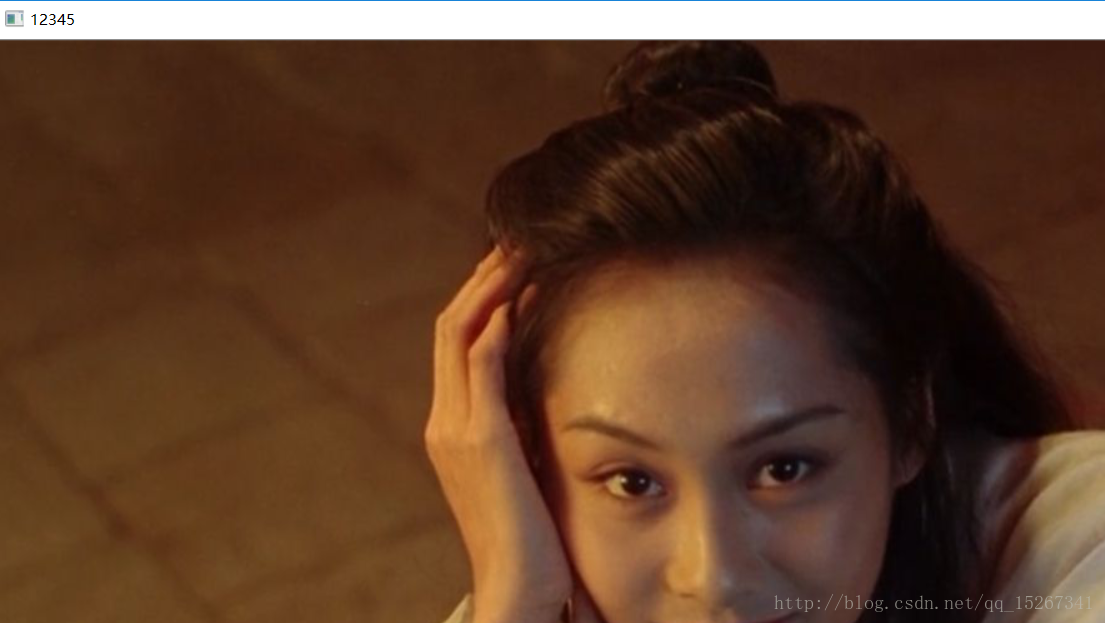
//> input picture assignment1/openvideo/test.jpg, 1105 x 623 px
$ ./proportion_thresh_test   (built with g++ and OpenCV 4)
//> lines starting //> are read from the running program, lines starting //| are printed output that depends on the picture; after the words box and inside, x2 and y2 are one past the last pixel; in counts of white or black regions, pixels touching at a corner belong together
#include <opencv2/opencv.hpp>
#include <algorithm>

void proportion_thresh(const cv::Mat &in, cv::Mat &out, double max_val, double proportion) {
    std::vector<uchar> data;
    data.reserve(in.size().area());

    const std::size_t iter_rows = in.isContinuous() ? 1 : in.rows;
    const std::size_t iter_cols = in.rows * in.cols / iter_rows * in.channels();
    for (int i = 0; i < iter_rows; ++i) {
        const auto rowPtr = in.ptr<uchar>(i);
        for (int j = 0; j < iter_cols; ++j) {
            data.push_back(rowPtr[i * iter_cols + j]);
        }
    }

    std::sort(data.begin(), data.end(), [](uchar lhs, uchar rhs) {
        return lhs > rhs;
    });

    threshold(in, out, data[static_cast<std::size_t>(in.size().area() * proportion)],
              max_val, cv::THRESH_BINARY);
}

int main() {
    auto mat = cv::imread("../test.jpg", cv::IMREAD_GRAYSCALE);
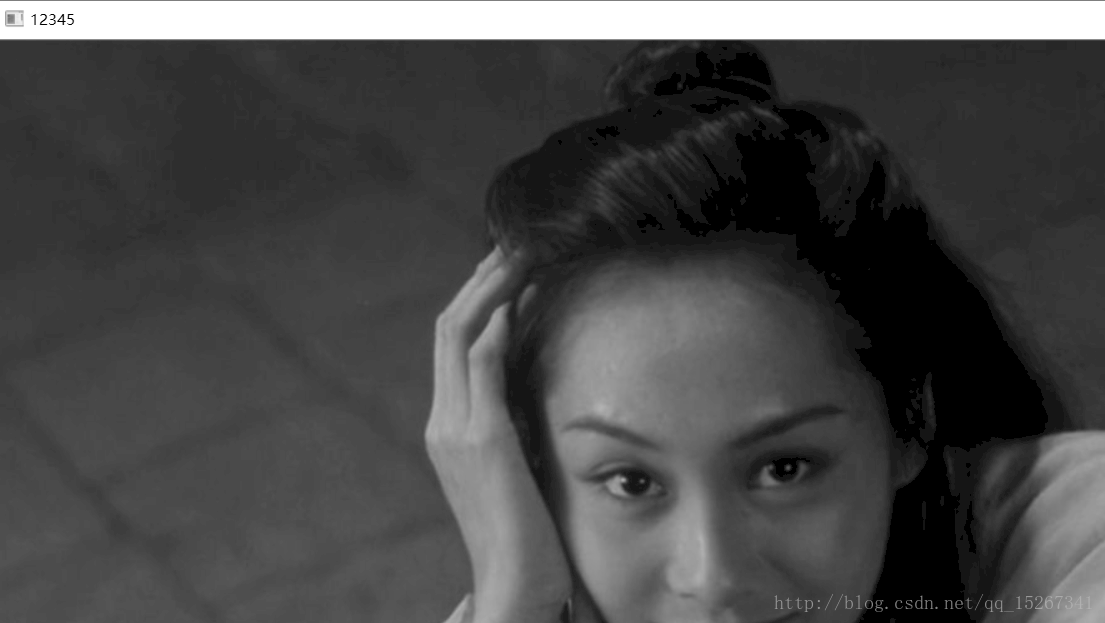
//> mat: 623 rows x 1105 cols, CV_8UC1; min 0, max 255, mean 72.7
    cv::resize(mat, mat, {300, 300});
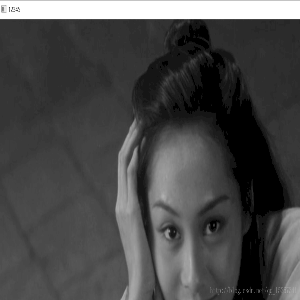
//> mat: 300 rows x 300 cols, CV_8UC1; min 0, max 255, mean 72.7

    proportion_thresh(mat, mat, 255, 0.8);
//> after the loop in proportion_thresh, `for (int i = 0; i < iter_rows; ++i)`: data = 90000 items
//> in proportion_thresh, `threshold(in, out, data[static_cast<std::size_t>(in.size().area() * pr..`:
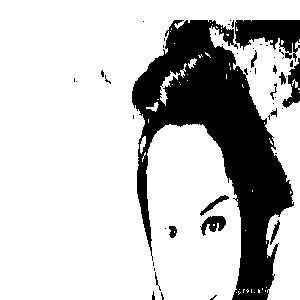
//> in: 300 rows x 300 cols, CV_8UC1; 77% white; 48 black regions (35 under 20 px), largest, box (x1, y1, x2, y2) and area: (132, 20, 294, 300) 17765, (235, 20, 300, 62) 1595, (282, 58, 300, 108) 389
    cv::imshow("test", mat);

    cv::waitKey();
}
